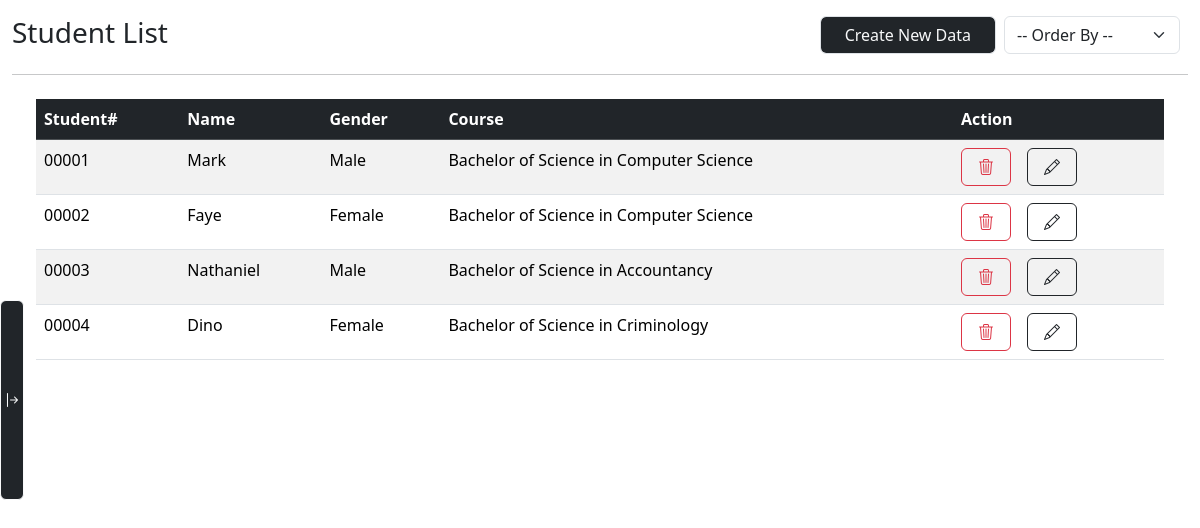
The page /admin/student.php (signed in) on the database as committed earlier.
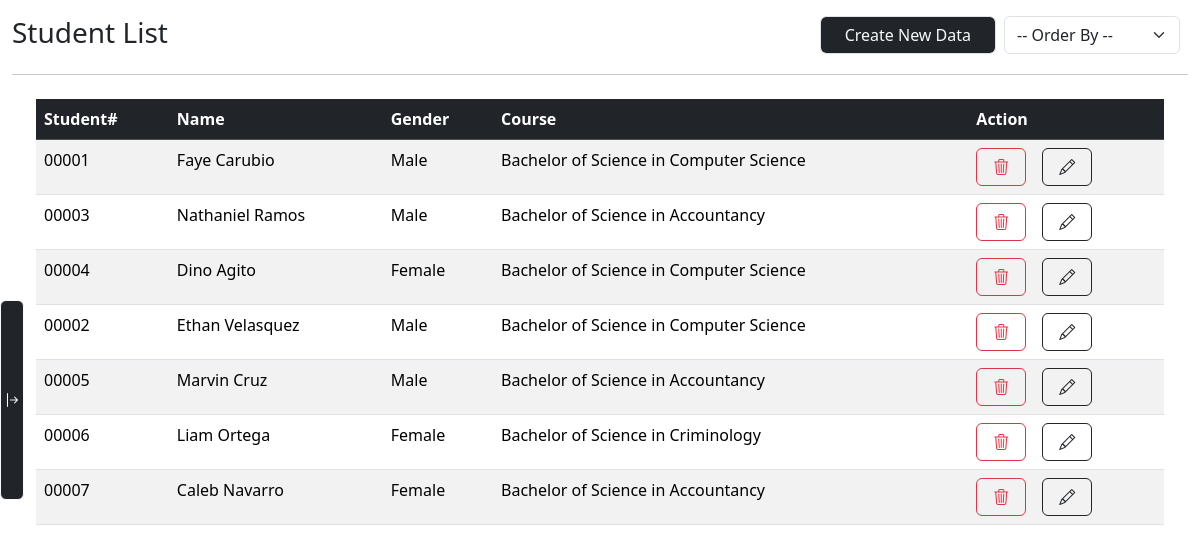
The same page on the database as committed later.
### tables this page shows
CREATE TABLE `students` (
  `student_id` int(11) NOT NULL,
  `student_no` varchar(10) DEFAULT NULL,
  `name` varchar(50) DEFAULT NULL,
  `gender` varchar(10) DEFAULT NULL,
  `course_id` int(11) DEFAULT NULL
);

CREATE TABLE `courses` (
  `course_id` int(11) NOT NULL,
  `code` varchar(20) DEFAULT NULL,
  `name` varchar(100) NOT NULL
);

### admin/student.php (the view, shortened to what this page needs)
<?PHP
require("../conn.php");
$sql = "SELECT st.student_id AS id, st.student_no AS studno ,st.name AS name, st.gender AS gender, cr.name AS course_name FROM students st JOIN courses cr ON st.course_id = cr.course_id";
$result = $conn->query($sql);
?>
<!DOCTYPE html>
<html lang="en">
<?PHP
require("../components/head.php");
?>
<body>
    <div class="container-fluid">
        <div class="row flex-nowrap">
            <?PHP
            require("../components/sidebar.php")
            ?>
            <div class="col py-3">
                <div class="d-flex w-100">
                <h3>Student List</h3>
                <form action="add.php" class="ms-auto" method="POST">
                    <input type="submit" class="form-control px-4 bg-dark text-light" name="createStudent" value="Create New Data">
                </form>
                <form action="student.php" class="mx-2" id="order_by_form" method="POST">
                    <select name="order" id="order_by" class="form-select">
                        <option value="" disable>-- Order By --</option>
                    </select>
                </form>
                </div>
                <hr>
                <div class="m-4">
                    <table class="table table-striped table-hover">
                        <thead class="table-dark">
                            <tr><th scope="col">Student#</th><th scope="col">Name</th><th scope="col">Gender</th><th scope="col">Course</th><th scope="col">Action</th></tr>
                        </thead>
                        <tbody>
                            <?PHP
                            while($row=$result->fetch_assoc()){
                                $gender = ($row["gender"] == "F") ? "Female" : "Male";
                                echo "<tr>";
                                echo "<td>$row[studno]</td>";
                                echo "<td>$row[name]</td>";
                                echo "<td>$gender</td>";
                                echo "<td>$row[course_name]</td>";
                                echo "<td class='d-flex gap-3'>
                                    <form action='../sql/controller.php' method='POST'>
                                        <input type='hidden' name='studno' value='$row[studno]'>
                                        <input type='hidden' name='delete' value='$row[id]'>
                                        <input type='hidden' name='from' value='students'>
                                        <button class='btn border-danger' type='submit' onclick='confirm(`Are you sure to delete this data?`)'><i class='bi bi-trash3 p-1 text-danger'></i></button>
                                    </form>
                                    <form action='edit.php' method='POST'>
                                        <input type='hidden' name='edit' value='$row[id]'>
                                        <input type='hidden' name='from' value='students'>
                                        <button type='submit' class='btn border-dark'><i class='bi bi-pencil p-1 text-dark'></i></button>
                                    </form>
                                </td>";
                                echo "</tr>";
                            }
                            ?>
                        </tbody>
                    </table>
                </div>
            </div>
        </div>
    </div>
</body>
</html>

Rows that differ between the two databases and show on the page:
removed students: student_no "00001", name "Mark", gender "Male", course.name "Bachelor of Science in Computer Science"
changed students: student_no "00002" → "00001"; name "Faye" → "Faye Carubio"; gender "Female" → "Male"
changed students: name "Nathaniel" → "Nathaniel Ramos"
changed students: name "Dino" → "Dino Agito"; course.name "Bachelor of Science in Criminology" → "Bachelor of Science in Computer Science"
added students: student_no "00002", name "Ethan Velasquez", gender "Male", course.name "Bachelor of Science in Computer Science"
added students: student_no "00005", name "Marvin Cruz", gender "Male", course.name "Bachelor of Science in Accountancy"
added students: student_no "00006", name "Liam Ortega", gender "Female", course.name "Bachelor of Science in Criminology"
added students: student_no "00007", name "Caleb Navarro", gender "Female", course.name "Bachelor of Science in Accountancy"
